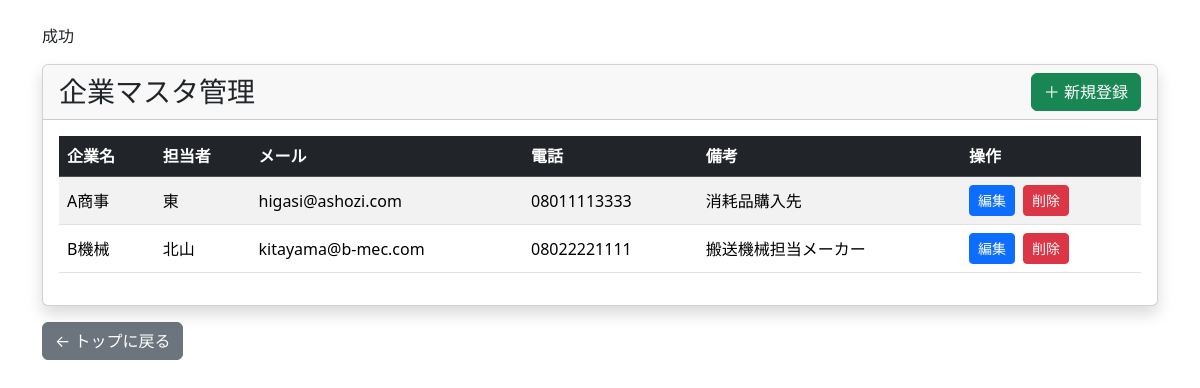
Page /suppliers/list.php (signed in) on the committed database.
### tables this page shows
CREATE TABLE `suppliers` (
  `id` int(11) NOT NULL,
  `company_name` varchar(255) NOT NULL,
  `contact_name` varchar(255) DEFAULT NULL,
  `email` varchar(255) NOT NULL,
  `phone` varchar(50) DEFAULT NULL,
  `memo` text DEFAULT NULL,
  `created_at` datetime NOT NULL
);

### config/function.php (called while the page is built, shortened)
<?php
function db_connect(){
    $dsn="mysql:host=".DB_HOST.";dbname=".DB_NAME.";charset=utf8mb4";
    $db=new PDO($dsn,DB_USER,DB_PASS);
    $db->setAttribute(PDO::ATTR_EMULATE_PREPARES,false);
    return $db;
}
function h($str)
{
    return htmlspecialchars($str, ENT_QUOTES, 'UTF-8');
}
function db_all_get($table_name){
$db=db_connect();
$sql="SELECT * FROM $table_name WHERE 1";
$stmt=$db->prepare($sql);
$stmt->execute();
$result=$stmt->fetchAll(PDO::FETCH_ASSOC);
return $result;
}

### suppliers/list.php (the view, shortened to what this page needs)
<?php
require_once __DIR__ . "/../config/function.php";
try {
    $result = db_all_get("suppliers");
} catch (PDOException $e) {
    exit("エラー" . $e->getMessage());
}
?>
<?php include __DIR__ . "/../config/page_head.php"; ?>
<body>
    <main class="container mt-4">
        <?php include __DIR__ . "/../config/err_and_msg.php"; ?>
        <div class="card shadow">
            <div class="card-header d-flex justify-content-between align-items-center">
                <h3 class="mb-0">企業マスタ管理</h3>
                <a href="./create.php" class="btn btn-success">
                    ＋ 新規登録
                </a>
            </div>
            <div class="card-body">
                <table class="table table-striped table-hover align-middle">
                    <thead class="table-dark">
                        <tr>
                            <th>企業名</th>
                            <th>担当者</th>
                            <th>メール</th>
                            <th>電話</th>
                            <th>備考</th>
                            <th style="width:180px;">操作</th>
                        </tr>
                    </thead>
                    <tbody>
                        <?php foreach ($result as $row): ?>
                            <tr>
                                <td><?= h($row["company_name"]) ?></td>
                                <td><?= h($row["contact_name"]) ?></td>
                                <td><?= h($row["email"]) ?></td>
                                <td><?= h($row["phone"]) ?></td>
                                <td><?= h($row["memo"]) ?></td>
                                <td>
                                    <div class="d-flex gap-2">
                                        <form action="./edit.php" method="post">
                                            <button class="btn btn-sm btn-primary">編集</button>
                                        </form>
                                        <form action="./delete.php" method="post"
                                            onsubmit="return confirm('削除しますか？');">
                                            <button class="btn btn-sm btn-danger">削除</button>
                                        </form>
                                    </div>
                                </td>
                            </tr>
                        <?php endforeach; ?>
                    </tbody>
                </table>
            </div>
        </div>
        <div class="mt-3">
            <a href="../index.php" class="btn btn-secondary">
                ← トップに戻る
            </a>
        </div>
    </main>
</body>

### rows in the picture
suppliers: company_name "A商事", contact_name "東", email "higasi@ashozi.com", phone "08011113333", memo "消耗品購入先"
suppliers: company_name "B機械", contact_name "北山", email "kitayama@b-mec.com", phone "08022221111", memo "搬送機械担当メーカー"

### other values in the picture
$_SESSION["msg"] "成功"
